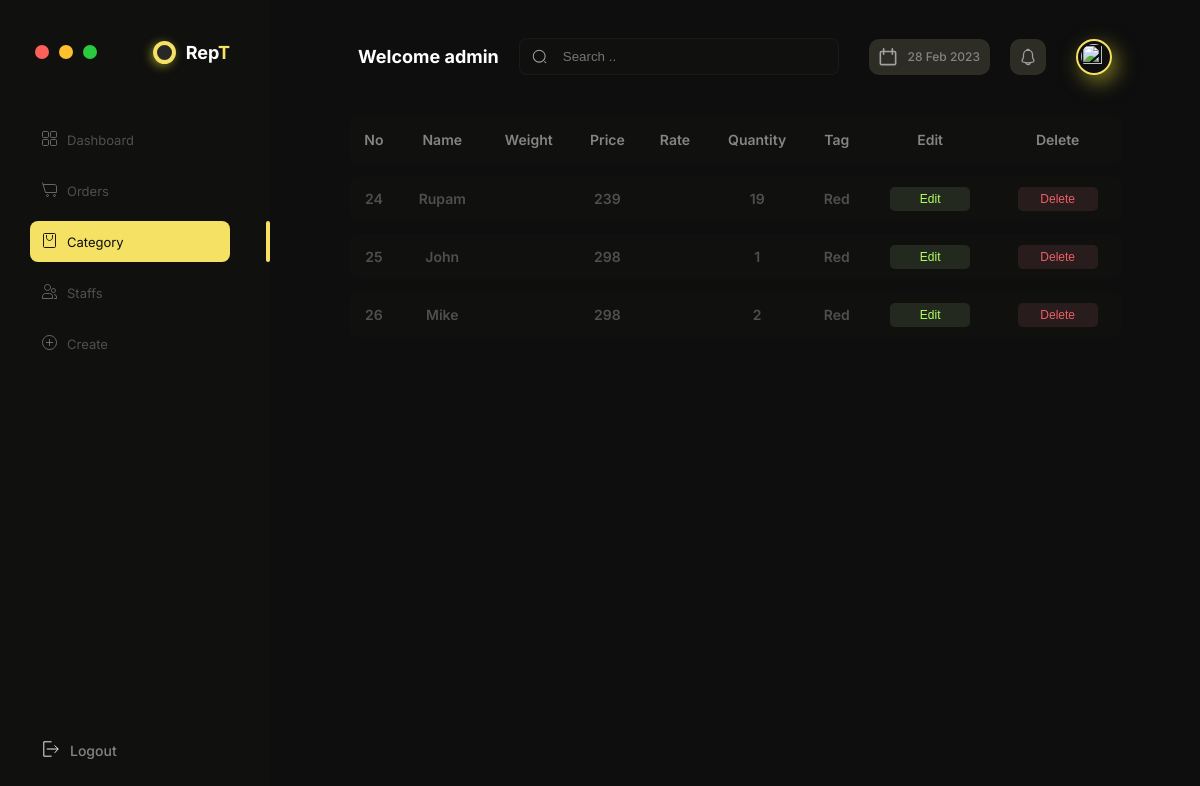
Before: /items/22 (signed in) with the older database file.
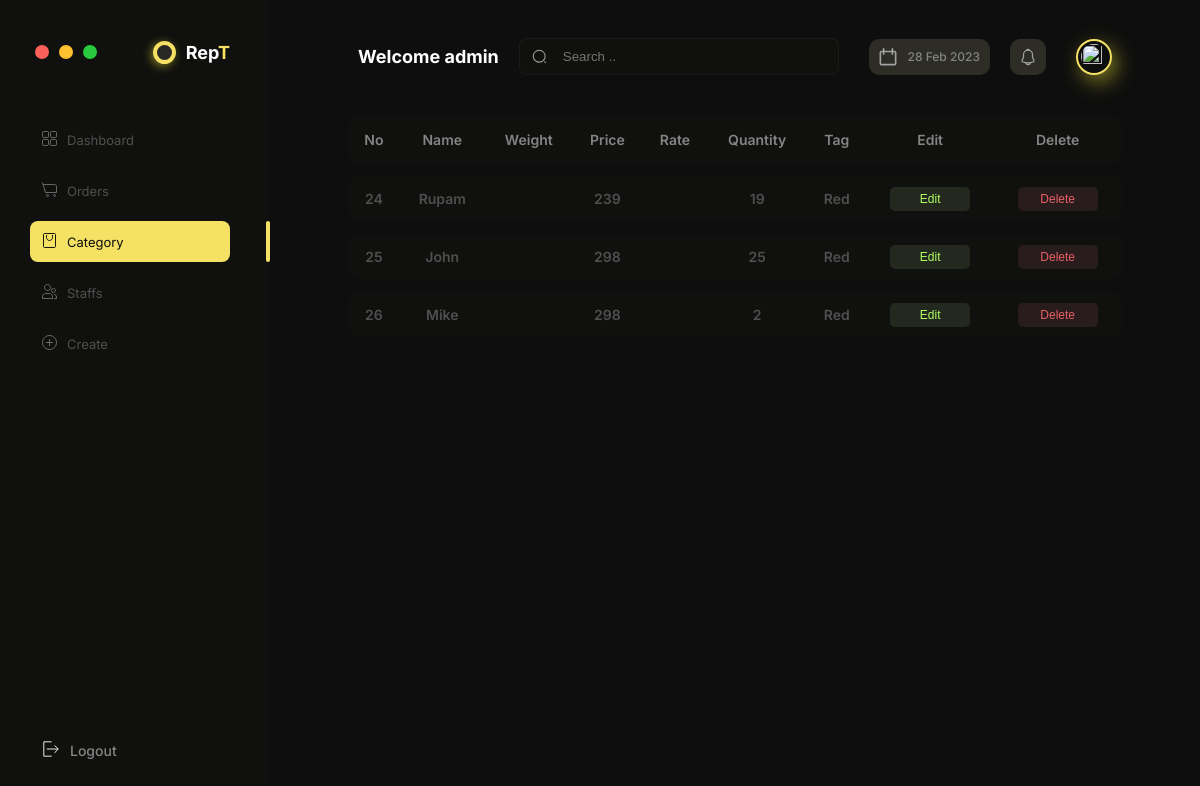
After: the same page with the newer database file.
### apps/core/models.py (models this page shows, shortened)
class Item(models.Model):
    name = models.CharField(max_length=200, null=True)
    price = models.IntegerField(default=0, null=True)
    quantity = models.IntegerField(default=0, null=True)
    category = models.ForeignKey(
        Category, null=True, on_delete=models.SET_NULL)
    tag = models.ForeignKey(Tag, null=200, on_delete=models.SET_NULL)
    date_created = models.DateTimeField(auto_now_add=True, null=True)

class Tag(models.Model):
    name = models.CharField(max_length=200, null=True)
    date_created = models.DateTimeField(auto_now_add=True, null=True)
    def __str__(self):
        return self.name

### apps/core/decorators.py (the view)
        def wrapper_func(request, *args, **kwargs):
            group = None
            if request.user.groups.exists():
                group = request.user.groups.all()[0].name
            if group in allowed:
                return view_func(request, *args, **kwargs)
            else:
                return HttpResponse('You are not authenticated to access this page!')

### apps/category/views.py (called while the page is built)
@login_required(login_url='login')
@allowed_user(allowed=['admin'])
def items(request, pk):
    category = Category.objects.get(id=pk)
    items = Item.objects.filter(category=category)
    items_count = items.count()
    context = {
        'navbar': 'category',
        'items': items,
        'items_count': items_count,
    }
    return render(request, 'items.html', context)

### apps/category/templates/items.html (shortened to what this page needs)
{% extends 'main.html' %}
{% block content %}
<div class="table-container">
      <table class="table">
        <thead class="table__header">
            <tr class="table__header-raw">
              <th class="col col1">No</th>
              <th class="col col2">Name</th>
              <th class="col col3">Weight</th>
              <th class="col col4">Price</th>
              <th class="col col5">Rate</th>
              <th class="col col6">Quantity</th>
              <th class="col col7">Tag</th>
              <th class="col col7">Edit</th>
              <th class="col col7">Delete</th>
          </thead>
          {% for item in items %}
          <tbody class="table__body">
            <tr class="table__body-raw">
              <td class="col col1">{{item.id}}</td>
              <td class="col col2">{{item.name}}</td>
              <td class="col col3">{{item.weight}}</td>
              <td class="col col4">{{item.price}}</td>
              <td class="col col5">{{item.rate}}</td>
              <td class="col col6">{{item.quantity}}</td>
              <td class="col col7">{{item.tag}}</td>
              <td class="col col5">
                <button class="table__edit">Edit</button>
              </td>
              <td class="col col5">
                <a href="{% url 'removeItem' item.id %}">
                  <button class="table__delete">
                    Delete
                  </button>
                </a>
              </td>
          </tbody>
          {% endfor %}
    </table>
</div>
{% endblock %}

Changed rows visible on the page:
changed Item "John": quantity "1" → "25"
